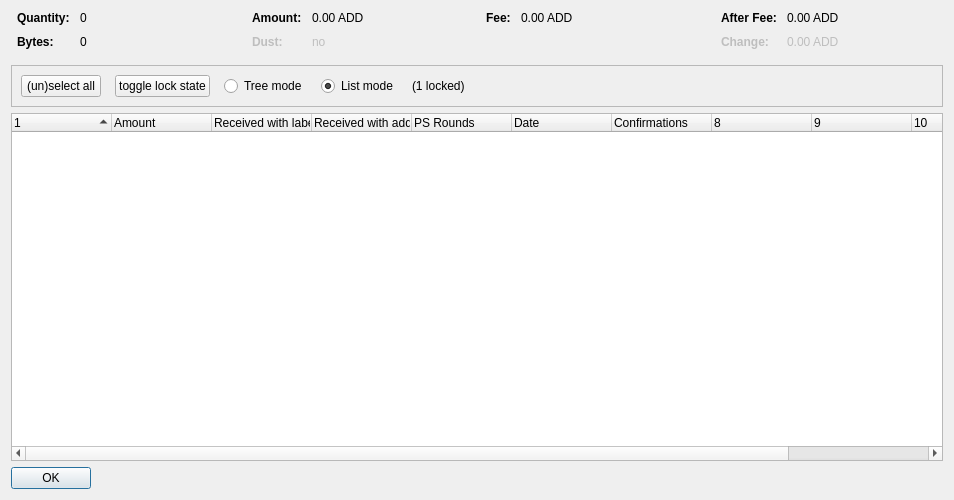
<?xml version="1.0" encoding="UTF-8"?>
<ui version="4.0">
 <class>CoinControlDialog</class>
 <widget class="QDialog" name="CoinControlDialog">
  <property name="geometry">
   <rect>
    <x>0</x>
    <y>0</y>
    <width>954</width>
    <height>500</height>
   </rect>
  </property>
  <property name="windowTitle">
   <string>Coin Selection</string>
  </property>
  <layout class="QVBoxLayout" name="verticalLayout">
   <item>
    <layout class="QHBoxLayout" name="horizontalLayoutTop" stretch="0,0,0,0">
     <property name="topMargin">
      <number>0</number>
     </property>
     <property name="bottomMargin">
      <number>10</number>
     </property>
     <item>
      <layout class="QFormLayout" name="formLayoutCoinControl1">
       <property name="horizontalSpacing">
        <number>10</number>
       </property>
       <property name="verticalSpacing">
        <number>10</number>
       </property>
       <property name="leftMargin">
        <number>6</number>
       </property>
       <property name="rightMargin">
        <number>6</number>
       </property>
       <item row="0" column="0">
        <widget class="QLabel" name="labelCoinControlQuantityText">
         <property name="font">
          <font>
           <weight>75</weight>
           <bold>true</bold>
          </font>
         </property>
         <property name="text">
          <string>Quantity:</string>
         </property>
        </widget>
       </item>
       <item row="0" column="1">
        <widget class="QLabel" name="labelCoinControlQuantity">
         <property name="cursor">
          <cursorShape>IBeamCursor</cursorShape>
         </property>
         <property name="contextMenuPolicy">
          <enum>Qt::ActionsContextMenu</enum>
         </property>
         <property name="text">
          <string notr="true">0</string>
         </property>
         <property name="textInteractionFlags">
          <set>Qt::LinksAccessibleByMouse|Qt::TextSelectableByKeyboard|Qt::TextSelectableByMouse</set>
         </property>
        </widget>
       </item>
       <item row="1" column="0">
        <widget class="QLabel" name="labelCoinControlBytesText">
         <property name="font">
          <font>
           <weight>75</weight>
           <bold>true</bold>
          </font>
         </property>
         <property name="text">
          <string>Bytes:</string>
         </property>
        </widget>
       </item>
       <item row="1" column="1">
        <widget class="QLabel" name="labelCoinControlBytes">
         <property name="cursor">
          <cursorShape>IBeamCursor</cursorShape>
         </property>
         <property name="contextMenuPolicy">
          <enum>Qt::ActionsContextMenu</enum>
         </property>
         <property name="text">
          <string notr="true">0</string>
         </property>
         <property name="textInteractionFlags">
          <set>Qt::LinksAccessibleByMouse|Qt::TextSelectableByKeyboard|Qt::TextSelectableByMouse</set>
         </property>
        </widget>
       </item>
      </layout>
     </item>
     <item>
      <layout class="QFormLayout" name="formLayoutCoinControl2">
       <property name="horizontalSpacing">
        <number>10</number>
       </property>
       <property name="verticalSpacing">
        <number>10</number>
       </property>
       <property name="leftMargin">
        <number>6</number>
       </property>
       <property name="rightMargin">
        <number>6</number>
       </property>
       <item row="0" column="0">
        <widget class="QLabel" name="labelCoinControlAmountText">
         <property name="font">
          <font>
           <weight>75</weight>
           <bold>true</bold>
          </font>
         </property>
         <property name="text">
          <string>Amount:</string>
         </property>
        </widget>
       </item>
       <item row="0" column="1">
        <widget class="QLabel" name="labelCoinControlAmount">
         <property name="cursor">
          <cursorShape>IBeamCursor</cursorShape>
         </property>
         <property name="contextMenuPolicy">
          <enum>Qt::ActionsContextMenu</enum>
         </property>
         <property name="text">
          <string notr="true">0.00 ADD</string>
         </property>
         <property name="textInteractionFlags">
          <set>Qt::LinksAccessibleByMouse|Qt::TextSelectableByKeyboard|Qt::TextSelectableByMouse</set>
         </property>
        </widget>
       </item>
       <item row="1" column="0">
        <widget class="QLabel" name="labelCoinControlLowOutputText">
         <property name="enabled">
          <bool>false</bool>
         </property>
         <property name="font">
          <font>
           <weight>75</weight>
           <bold>true</bold>
          </font>
         </property>
         <property name="text">
          <string>Dust:</string>
         </property>
        </widget>
       </item>
       <item row="1" column="1">
        <widget class="QLabel" name="labelCoinControlLowOutput">
         <property name="enabled">
          <bool>false</bool>
         </property>
         <property name="cursor">
          <cursorShape>IBeamCursor</cursorShape>
         </property>
         <property name="contextMenuPolicy">
          <enum>Qt::ActionsContextMenu</enum>
         </property>
         <property name="text">
          <string notr="true">no</string>
         </property>
         <property name="textInteractionFlags">
          <set>Qt::LinksAccessibleByMouse|Qt::TextSelectableByKeyboard|Qt::TextSelectableByMouse</set>
         </property>
        </widget>
       </item>
      </layout>
     </item>
     <item>
      <layout class="QFormLayout" name="formLayoutCoinControl3">
       <property name="horizontalSpacing">
        <number>10</number>
       </property>
       <property name="verticalSpacing">
        <number>10</number>
       </property>
       <property name="leftMargin">
        <number>6</number>
       </property>
       <property name="rightMargin">
        <number>6</number>
       </property>
       <item row="0" column="0">
        <widget class="QLabel" name="labelCoinControlFeeText">
         <property name="font">
          <font>
           <weight>75</weight>
           <bold>true</bold>
          </font>
         </property>
         <property name="text">
          <string>Fee:</string>
         </property>
        </widget>
       </item>
       <item row="0" column="1">
        <widget class="QLabel" name="labelCoinControlFee">
         <property name="cursor">
          <cursorShape>IBeamCursor</cursorShape>
         </property>
         <property name="contextMenuPolicy">
          <enum>Qt::ActionsContextMenu</enum>
         </property>
         <property name="text">
          <string notr="true">0.00 ADD</string>
         </property>
         <property name="textInteractionFlags">
          <set>Qt::LinksAccessibleByMouse|Qt::TextSelectableByKeyboard|Qt::TextSelectableByMouse</set>
         </property>
        </widget>
       </item>
      </layout>
     </item>
     <item>
      <layout class="QFormLayout" name="formLayoutCoinControl4">
       <property name="horizontalSpacing">
        <number>10</number>
       </property>
       <property name="verticalSpacing">
        <number>10</number>
       </property>
       <property name="leftMargin">
        <number>6</number>
       </property>
       <property name="rightMargin">
        <number>6</number>
       </property>
       <item row="0" column="0">
        <widget class="QLabel" name="labelCoinControlAfterFeeText">
         <property name="font">
          <font>
           <weight>75</weight>
           <bold>true</bold>
          </font>
         </property>
         <property name="text">
          <string>After Fee:</string>
         </property>
        </widget>
       </item>
       <item row="0" column="1">
        <widget class="QLabel" name="labelCoinControlAfterFee">
         <property name="cursor">
          <cursorShape>IBeamCursor</cursorShape>
         </property>
         <property name="contextMenuPolicy">
          <enum>Qt::ActionsContextMenu</enum>
         </property>
         <property name="text">
          <string notr="true">0.00 ADD</string>
         </property>
         <property name="textInteractionFlags">
          <set>Qt::LinksAccessibleByMouse|Qt::TextSelectableByKeyboard|Qt::TextSelectableByMouse</set>
         </property>
        </widget>
       </item>
       <item row="1" column="0">
        <widget class="QLabel" name="labelCoinControlChangeText">
         <property name="enabled">
          <bool>false</bool>
         </property>
         <property name="font">
          <font>
           <weight>75</weight>
           <bold>true</bold>
          </font>
         </property>
         <property name="text">
          <string>Change:</string>
         </property>
        </widget>
       </item>
       <item row="1" column="1">
        <widget class="QLabel" name="labelCoinControlChange">
         <property name="enabled">
          <bool>false</bool>
         </property>
         <property name="cursor">
          <cursorShape>IBeamCursor</cursorShape>
         </property>
         <property name="contextMenuPolicy">
          <enum>Qt::ActionsContextMenu</enum>
         </property>
         <property name="text">
          <string notr="true">0.00 ADD</string>
         </property>
         <property name="textInteractionFlags">
          <set>Qt::LinksAccessibleByMouse|Qt::TextSelectableByKeyboard|Qt::TextSelectableByMouse</set>
         </property>
        </widget>
       </item>
      </layout>
     </item>
    </layout>
   </item>
   <item>
    <widget class="QFrame" name="frame">
     <property name="minimumSize">
      <size>
       <width>0</width>
       <height>40</height>
      </size>
     </property>
     <property name="frameShape">
      <enum>QFrame::StyledPanel</enum>
     </property>
     <property name="frameShadow">
      <enum>QFrame::Sunken</enum>
     </property>
     <layout class="QHBoxLayout" name="horizontalLayout">
      <item>
       <layout class="QHBoxLayout" name="horizontalLayoutPanel" stretch="0,0,0,0,0,0">
        <property name="spacing">
         <number>14</number>
        </property>
        <item>
         <widget class="QPushButton" name="pushButtonSelectAll">
          <property name="sizePolicy">
           <sizepolicy hsizetype="Maximum" vsizetype="Fixed">
            <horstretch>0</horstretch>
            <verstretch>0</verstretch>
           </sizepolicy>
          </property>
          <property name="text">
           <string>(un)select all</string>
          </property>
          <property name="autoDefault">
           <bool>false</bool>
          </property>
         </widget>
        </item>
        <item>
         <widget class="QPushButton" name="pushButtonToggleLock">
          <property name="sizePolicy">
           <sizepolicy hsizetype="Maximum" vsizetype="Fixed">
            <horstretch>0</horstretch>
            <verstretch>0</verstretch>
           </sizepolicy>
          </property>
          <property name="text">
           <string>toggle lock state</string>
          </property>
          <property name="autoDefault">
           <bool>false</bool>
          </property>
         </widget>
        </item>
        <item>
         <widget class="QRadioButton" name="radioTreeMode">
          <property name="sizePolicy">
           <sizepolicy hsizetype="Maximum" vsizetype="Fixed">
            <horstretch>0</horstretch>
            <verstretch>0</verstretch>
           </sizepolicy>
          </property>
          <property name="text">
           <string>Tree mode</string>
          </property>
         </widget>
        </item>
        <item>
         <widget class="QRadioButton" name="radioListMode">
          <property name="sizePolicy">
           <sizepolicy hsizetype="Maximum" vsizetype="Fixed">
            <horstretch>0</horstretch>
            <verstretch>0</verstretch>
           </sizepolicy>
          </property>
          <property name="text">
           <string>List mode</string>
          </property>
          <property name="checked">
           <bool>true</bool>
          </property>
         </widget>
        </item>
        <item>
         <widget class="QLabel" name="labelLocked">
          <property name="text">
           <string>(1 locked)</string>
          </property>
         </widget>
        </item>
        <item>
         <spacer name="horizontalSpacer">
          <property name="orientation">
           <enum>Qt::Horizontal</enum>
          </property>
          <property name="sizeHint" stdset="0">
           <size>
            <width>40</width>
            <height>20</height>
           </size>
          </property>
         </spacer>
        </item>
       </layout>
      </item>
     </layout>
    </widget>
   </item>
   <item>
    <widget class="CoinControlTreeWidget" name="treeWidget">
     <property name="contextMenuPolicy">
      <enum>Qt::CustomContextMenu</enum>
     </property>
     <property name="sortingEnabled">
      <bool>false</bool>
     </property>
     <property name="columnCount">
      <number>11</number>
     </property>
     <attribute name="headerShowSortIndicator" stdset="0">
      <bool>true</bool>
     </attribute>
     <attribute name="headerStretchLastSection">
      <bool>false</bool>
     </attribute>
     <column>
      <property name="text">
       <string/>
      </property>
     </column>
     <column>
      <property name="text">
       <string>Amount</string>
      </property>
     </column>
     <column>
      <property name="text">
       <string>Received with label</string>
      </property>
     </column>
     <column>
      <property name="text">
       <string>Received with address</string>
      </property>
     </column>
     <column>
      <property name="text">
       <string>PS Rounds</string>
      </property>
     </column>
     <column>
      <property name="text">
       <string>Date</string>
      </property>
     </column>
     <column>
      <property name="text">
       <string>Confirmations</string>
      </property>
      <property name="toolTip">
       <string>Confirmed</string>
      </property>
     </column>
     <column>
      <property name="text">
       <string/>
      </property>
     </column>
     <column>
      <property name="text">
       <string/>
      </property>
     </column>
     <column>
      <property name="text">
       <string/>
      </property>
     </column>
     <column>
      <property name="text">
       <string/>
      </property>
     </column>
    </widget>
   </item>
   <item>
    <widget class="QDialogButtonBox" name="buttonBox">
     <property name="sizePolicy">
      <sizepolicy hsizetype="Maximum" vsizetype="Fixed">
       <horstretch>0</horstretch>
       <verstretch>0</verstretch>
      </sizepolicy>
     </property>
     <property name="styleSheet">
      <string notr="true">QPushButton {
	qproperty-icon: none;
}</string>
     </property>
     <property name="orientation">
      <enum>Qt::Horizontal</enum>
     </property>
     <property name="standardButtons">
      <set>QDialogButtonBox::Ok</set>
     </property>
    </widget>
   </item>
  </layout>
 </widget>
 <customwidgets>
  <customwidget>
   <class>CoinControlTreeWidget</class>
   <extends>QTreeWidget</extends>
   <header>coincontroltreewidget.h</header>
  </customwidget>
 </customwidgets>
 <resources/>
 <connections/>
</ui>
